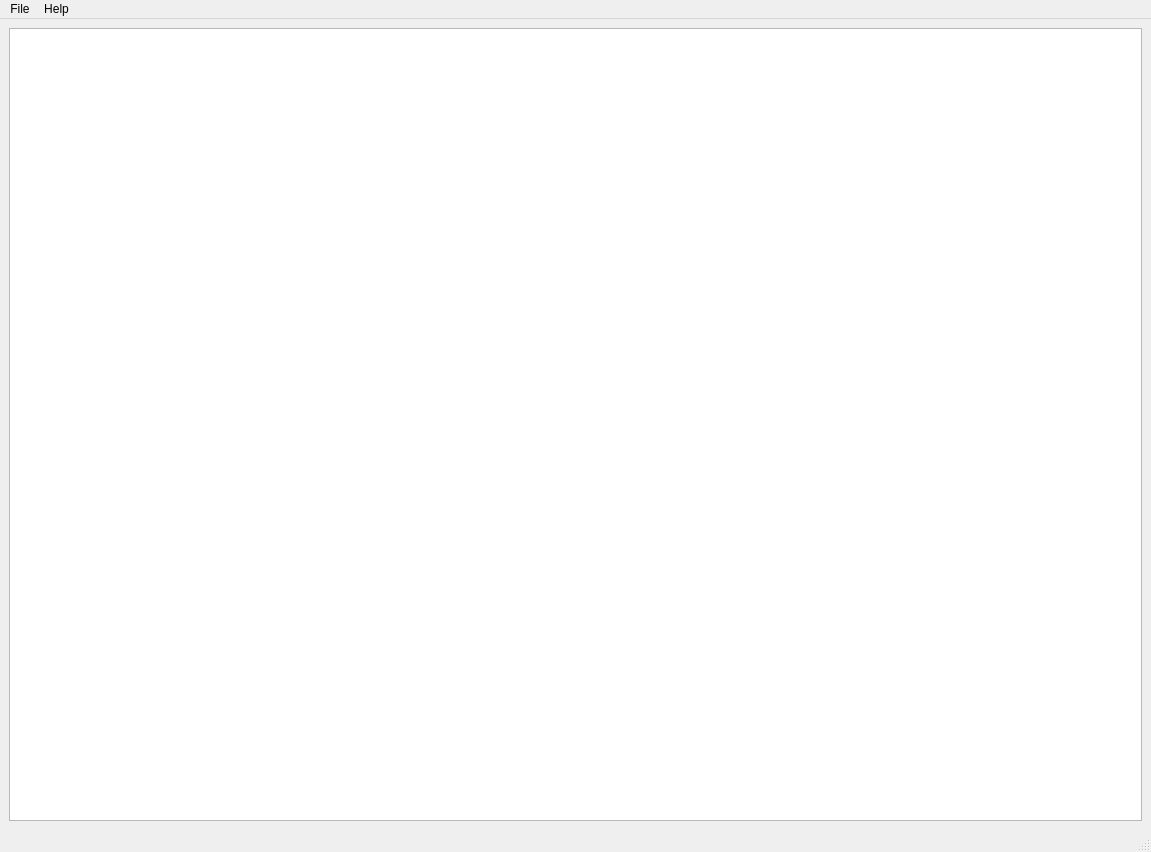
<?xml version="1.0" encoding="UTF-8"?>
<ui version="4.0">
 <class>MainWindow</class>
 <widget class="QMainWindow" name="MainWindow">
  <property name="geometry">
   <rect>
    <x>0</x>
    <y>0</y>
    <width>1151</width>
    <height>852</height>
   </rect>
  </property>
  <property name="windowTitle">
   <string>MainWindow</string>
  </property>
  <widget class="QWidget" name="centralwidget">
   <layout class="QHBoxLayout" name="horizontalLayout">
    <item>
     <widget class="QSplitter" name="splitter">
      <property name="orientation">
       <enum>Qt::Horizontal</enum>
      </property>
      <widget class="QGraphicsView" name="graphicsView"/>
     </widget>
    </item>
   </layout>
  </widget>
  <widget class="QMenuBar" name="menubar">
   <property name="geometry">
    <rect>
     <x>0</x>
     <y>0</y>
     <width>1151</width>
     <height>25</height>
    </rect>
   </property>
   <widget class="QMenu" name="menuFile">
    <property name="title">
     <string>File</string>
    </property>
    <addaction name="actionOpen_Graph"/>
    <addaction name="actionOpen_Hints"/>
    <addaction name="separator"/>
    <addaction name="actionSave_Hints"/>
    <addaction name="actionSave_Hints_As"/>
    <addaction name="separator"/>
    <addaction name="actionExit"/>
   </widget>
   <widget class="QMenu" name="menuHelp">
    <property name="title">
     <string>Help</string>
    </property>
    <addaction name="actionAbout"/>
   </widget>
   <addaction name="menuFile"/>
   <addaction name="menuHelp"/>
  </widget>
  <widget class="QStatusBar" name="statusbar"/>
  <action name="actionSave">
   <property name="text">
    <string>Save</string>
   </property>
  </action>
  <action name="actionExit">
   <property name="text">
    <string>Exit</string>
   </property>
  </action>
  <action name="actionAbout">
   <property name="text">
    <string>About</string>
   </property>
  </action>
  <action name="actionNew">
   <property name="text">
    <string>New</string>
   </property>
  </action>
  <action name="actionSave_As">
   <property name="text">
    <string>Save As</string>
   </property>
  </action>
  <action name="actionGraph">
   <property name="text">
    <string>Graph</string>
   </property>
  </action>
  <action name="actionHints">
   <property name="text">
    <string>Hints</string>
   </property>
  </action>
  <action name="actionOpen_Graph">
   <property name="text">
    <string>Open Graph</string>
   </property>
  </action>
  <action name="actionOpen_Hints">
   <property name="text">
    <string>Open Hints</string>
   </property>
  </action>
  <action name="actionSave_Hints">
   <property name="text">
    <string>Save Hints</string>
   </property>
  </action>
  <action name="actionSave_Hints_As">
   <property name="text">
    <string>Save Hints As</string>
   </property>
  </action>
 </widget>
 <resources/>
 <connections/>
</ui>
